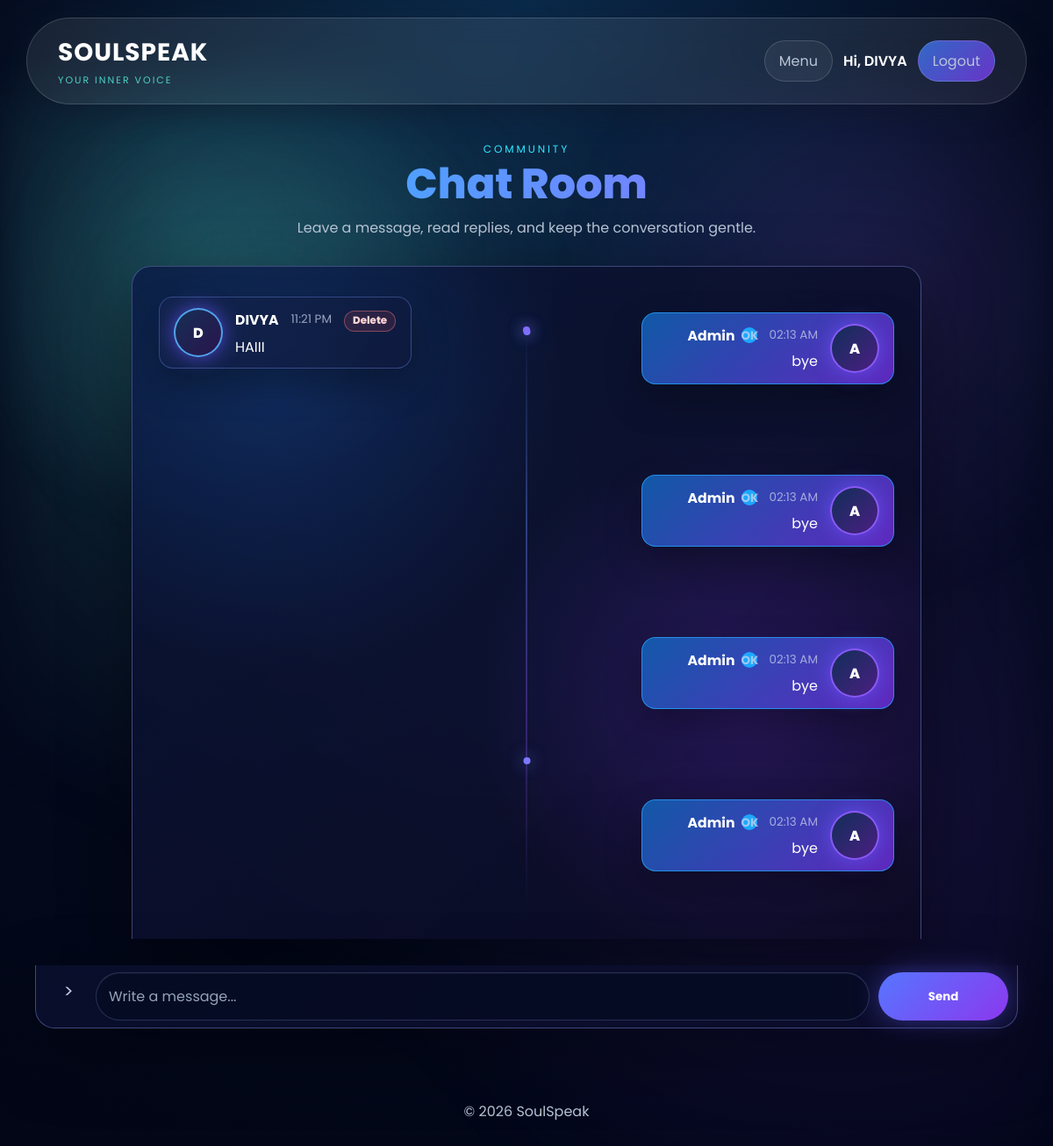
The page /chat (signed in) on the database as committed earlier.
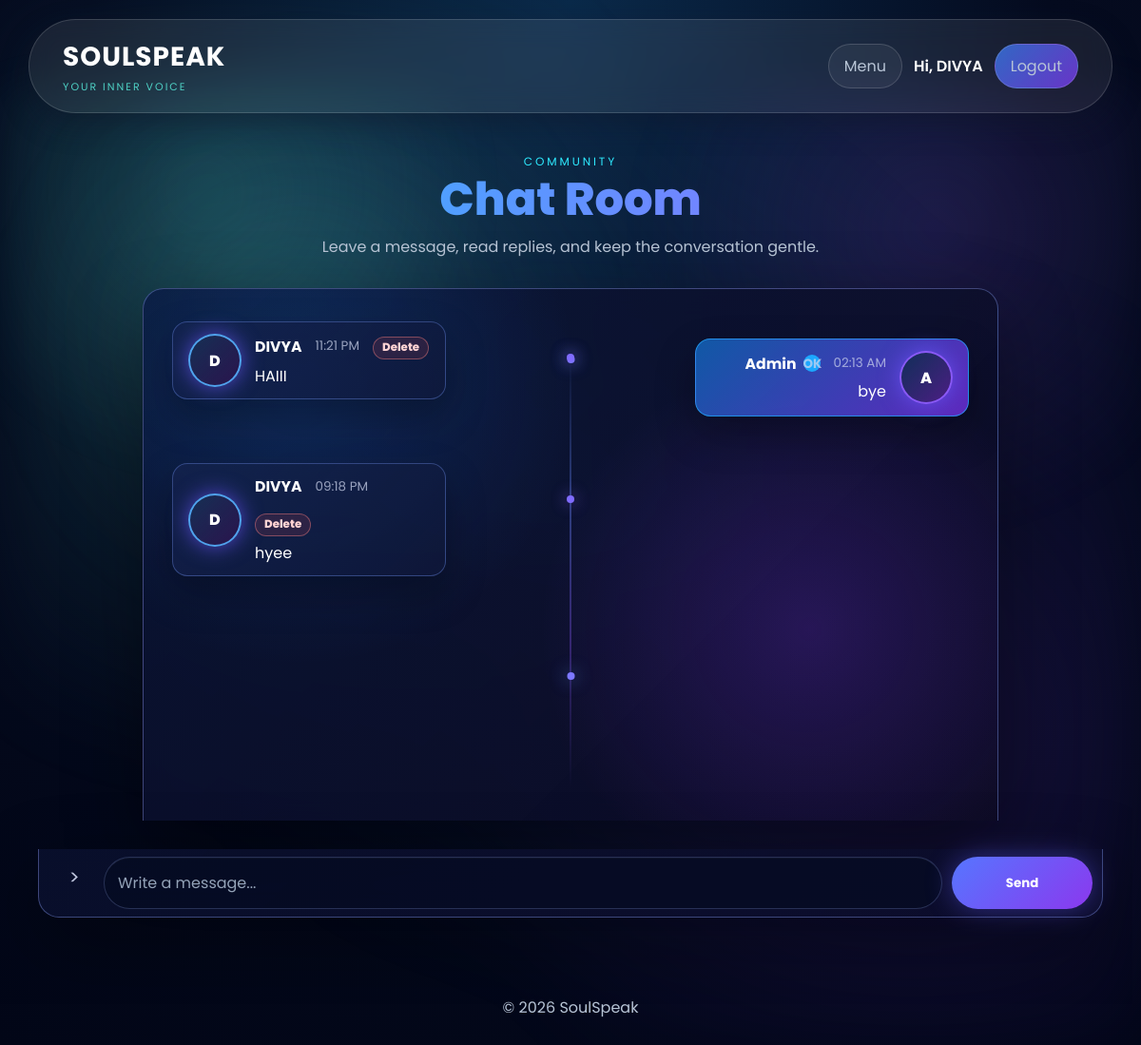
The same page on the database as committed later.
### app.py (models this page shows)
class User(UserMixin, db.Model):
    id = db.Column(
        db.Integer,
        primary_key=True
    )
    username = db.Column(
        db.String(100),
        nullable=False
    )
    email = db.Column(
        db.String(150),
        unique=True,
        nullable=False
    )
    password = db.Column(
        db.String(100),
        nullable=False
    )

class Chat(db.Model):
    id = db.Column(
        db.Integer,
        primary_key=True
    )
    message = db.Column(
        db.Text,
        nullable=False
    )
    sender = db.Column(
        db.String(100),
        nullable=False
    )
    user_id = db.Column(
        db.Integer,
        db.ForeignKey('user.id')
    )
    recipient = db.Column(
        db.String(100),
        nullable=False,
        default='Admin'
    )
    reply_to = db.Column(
        db.Integer,
        db.ForeignKey('chat.id'),
        nullable=True
    )
    created_at = db.Column(
        db.DateTime,
        default=datetime.utcnow
    )
    user = db.relationship('User', backref='chats')

### app.py (the view, shortened to what this page needs)
@app.route('/chat', methods=['GET', 'POST'])
@login_required
def chat():
    admin_view = is_admin_user()
    repair_chat_user_ids()
    chat_users = []
    selected_chat_user = None
    if admin_view:
        chat_user_ids = [
            row[0]
            for row in db.session.query(Chat.user_id)
            .filter(Chat.user_id.isnot(None))
            .distinct()
            .all()
        ]
        chat_users = User.query.filter(User.id.in_(chat_user_ids)).order_by(User.username.asc()).all() if chat_user_ids else []
        selected_user_id = request.args.get('user_id', type=int)
        if selected_user_id:
            selected_chat_user = User.query.get(selected_user_id)
            if not selected_chat_user:
                flash('Selected chat user was not found.')
                return redirect(url_for('chat'))
        elif chat_users:
            selected_chat_user = chat_users[0]
        if selected_chat_user:
            all_messages = Chat.query.filter_by(
                user_id=selected_chat_user.id
            ).order_by(Chat.id.asc()).all()
        else:
            all_messages = []
    else:
        all_messages = Chat.query.filter_by(
            user_id=current_user.id
        ).order_by(Chat.id.asc()).all()
    originals = [m for m in all_messages if not m.reply_to]
    replies_map = {}
    for m in all_messages:
        if m.reply_to:
            replies_map.setdefault(m.reply_to, []).append(m)
    return render_template(
        'chat.html',
        originals=originals,
        replies_map=replies_map,
        chat_users=chat_users,
        selected_chat_user=selected_chat_user,
        user=current_user.username,
        is_admin=admin_view
    )

### app.py (called while the page is built, shortened)
def is_admin_user(user=None):
    user = user or current_user
    if not getattr(user, 'is_authenticated', False):
        return False
    username = (getattr(user, 'username', '') or '').strip().lower()
    email = (getattr(user, 'email', '') or '').strip().lower()
    return username == 'admin' or email in app.config.get('ADMIN_EMAILS', set())

@app.context_processor
def inject_admin_status():
    return {'is_admin': is_admin_user()}

@app.template_filter('malaysia_time')
def malaysia_time(value, fmt='%I:%M %p'):
    if not value:
        return ''
    return (value + timedelta(hours=8)).strftime(fmt)

def repair_chat_user_ids():
    users_by_name = {
        (user.username or '').strip().lower(): user
        for user in User.query.all()
    }
    changed = False
    if changed:
        db.session.commit()

@login_manager.user_loader
def load_user(user_id):
    return User.query.get(int(user_id))

### templates/chat.html (shortened to what this page needs)
{% extends "base.html" %}
{% block content %}
<main class="app-page">
    <section class="page-heading chat-heading">
        <p class="eyebrow">Community</p>
        <h1>{% if is_admin %}Admin Chats{% else %}Chat Room{% endif %}</h1>
        <p>{% if is_admin %}Choose a user, read their conversation, and reply in one place.{% else %}Leave a message, read replies, and keep the conversation gentle.{% endif %}</p>
    </section>
    <section class="chat-layout{% if is_admin %} admin-chat-layout{% endif %}">
        <div class="chat-panel">
            <div class="chat-box">
                {% if originals %}
                    {% for msg in originals %}
                        {% set msg_is_admin = msg.sender and msg.sender.lower() == 'admin' %}
                        <div class="chat-row {% if msg_is_admin %}sent-row{% else %}received-row{% endif %}">
                            <article class="message {% if msg_is_admin %}sent{% else %}received{% endif %}">
                                {% if not msg_is_admin %}
                                    <div class="chat-avatar">{{ (msg.sender or 'U')[:1]|upper }}</div>
                                {% endif %}
                                <div class="message-body">
                                    <div class="message-meta">
                                        <strong>{{ msg.sender or 'User' }}</strong>
                                        <span>{{ msg.created_at|malaysia_time if msg.created_at is defined and msg.created_at else '' }}</span>
                                        {% if is_admin or msg.sender == user %}
                                            <form method="POST" action="{{ url_for('delete_chat', message_id=msg.id) }}">
                                                <button type="submit" class="message-delete-btn">Delete</button>
                                            </form>
                                        {% endif %}
                                    </div>
                                    <div class="message-text">{{ msg.message }}</div>
                                </div>
                            </article>
                            {% if replies_map.get(msg.id) %}
                                {% for reply in replies_map.get(msg.id) %}
                                    {% set reply_is_admin = reply.sender and reply.sender.lower() == 'admin' %}
                                    <article class="message reply {% if reply_is_admin %}sent{% else %}received{% endif %}">
                                        <div class="message-body">
                                            <div class="message-meta">
                                                <strong>{{ reply.sender or 'User' }}{% if reply_is_admin %}<span class="verified-dot">OK</span>{% endif %}</strong>
                                                <span>{{ reply.created_at|malaysia_time if reply.created_at is defined and reply.created_at else '' }}</span>
                                            </div>
                                            <div class="message-text">{{ reply.message }}</div>
                                        </div>
                                        {% if reply_is_admin %}
                                            <div class="chat-avatar admin-avatar">A</div>
                                        {% endif %}
                                    </article>
                                {% endfor %}
                            {% endif %}
                        </div>
                    {% endfor %}
                {% else %}
                    <p class="empty-state">{% if is_admin and not selected_chat_user %}Select a user to read chats.{% else %}No messages yet.{% endif %}</p>
                {% endif %}
            </div>
            {% if not is_admin or selected_chat_user %}
                <form class="send-form chat-compose" method="POST" action="{{ url_for('chat') }}">
                    <span class="compose-icon" aria-hidden="true">&gt;</span>
                    <input type="text" name="message" placeholder="Write a message..." required>
                    <button type="submit">Send</button>
                </form>
            {% endif %}
        </div>
    </section>
</main>
{% endblock %}

### templates/base.html (shortened to what this page needs)
<!DOCTYPE html>
<html lang="en">
<head>
    <link rel="stylesheet" href="{{ url_for('static', filename='style.css') }}">
</head>
<body>
    <header>
        <nav class="navbar">
            <a class="logo" href="{{ url_for('home') }}">
                <span>SOULSPEAK</span>
                <small>Your inner voice</small>
            </a>
            <div class="nav-links">
                {% if current_user.is_authenticated %}
                    <a href="{{ url_for('menu') }}" class="nav-link-btn">Menu</a>
                    <span class="nav-user">Hi, {{ current_user.username }}</span>
                    <a href="{{ url_for('logout') }}" class="nav-link-btn logout-btn">Logout</a>
                {% endif %}
            </div>
        </nav>
    </header>
    {% block content %}{% endblock %}
    <footer>
        <p>&copy; 2026 SoulSpeak</p>
    </footer>
</body>
</html>

Rows that differ between the two databases and show on the page:
removed Chat: sender "Admin", created_at|malaysia_time "02:13 AM", message "bye", shown under "D"
removed Chat: sender "Admin", created_at|malaysia_time "02:13 AM", message "bye", shown under "D"
removed Chat: sender "Admin", created_at|malaysia_time "02:13 AM", message "bye", shown under "D"
added Chat: sender "D", sender "DIVYA", created_at|malaysia_time "09:18 PM", message "hyee"
